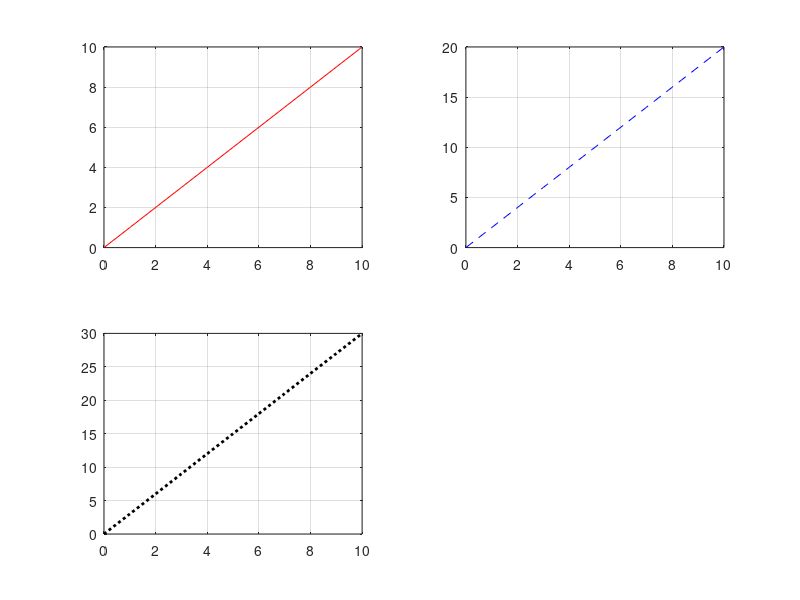

Write MATLAB code to recreate this figure.
clc;
clear;
clear all;
x = 0:1:10;
y1=x;
y2=2*x;
y3=3*x;
subplot(2,2,1)% tek sayfada kümeler oluşturu
plot(x,y1,'-r') 
grid
subplot(2,2,2)%ilk iki yer satır ve sütün
plot(x,y2,'--b')
grid
subplot(2,2,3) %son yer bu kutucuklarda yerleştirilecek konum
plot(x,y3,':k',"LineWidth",2)  
grid